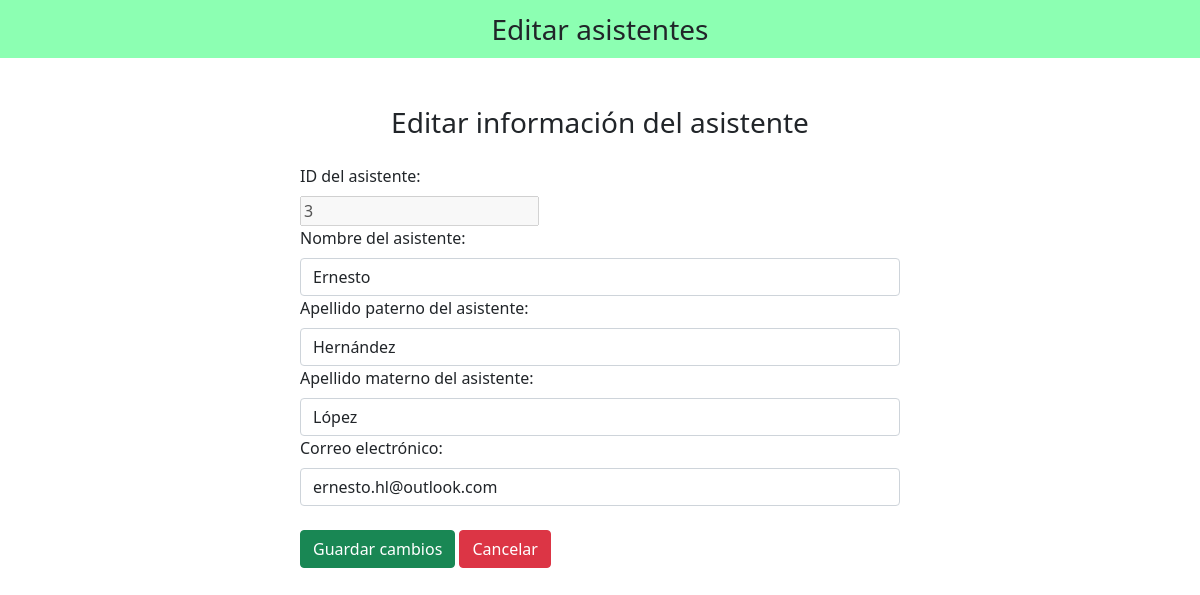
Page /editar_asistentes.php?id_asistente=3 on the committed database.
### tables this page shows
CREATE TABLE `asistente` (
  `id_asistente` int(10) NOT NULL,
  `nombre_asistente` varchar(35) NOT NULL,
  `apellido_pat_asistente` varchar(35) NOT NULL,
  `apellido_mat_asistente` varchar(35) NOT NULL,
  `e_mail` varchar(35) NOT NULL
);

### controlador.php (called while the page is built, shortened)
<?php
    class Controlador
    {
        private $conexion;
        function __construct()
        {
            $this->conexion=new mysqli(HOST,USER,PASS,DBNAME);
        }
        function recuperar($id)
        {
            $consulta="SELECT * FROM asistente where id_asistente=".$id;
            $res=$this->conexion->query ($consulta);
            return $res;
        }
    }
?>

### editar_asistentes.php (the view, shortened to what this page needs)
<?php
    include_once("controlador.php");
    $objeto=new Controlador();
    $id=$_GET['id_asistente'];
    $resul=$objeto->recuperar($id);
    $fila=$resul->fetch_assoc();
?>
<!DOCTYPE html>
<html lang="es">
<head>
    <link href="https://cdn.jsdelivr.net/npm/bootstrap@5.0.2/dist/css/bootstrap.min.css" rel="stylesheet"
>
     <link rel="stylesheet" href="https://cdnjs.cloudflare.com/ajax/libs/font-awesome/6.1.1/css/all.min.css"
 />
</head>
<body>
    <nav class="navbar navbar-light justify-content-center fs-3 mb-5"
    style="background-color: #00ff5573;">
        Editar asistentes
    </nav>
    <div class="container">
        <div class="text-center mb-4">
            <h3>
                Editar información del asistente
            </h3>
        </div>
        <div class="container d-flex justify-content-center">
            <form action="modificar_asistentes.php" method="post" style="width:50vw; min-width:300px;">
            <div class="row">
                    <div class="col">
                        <label class="form-label">ID del asistente:</label><br>
                        <input type="text" value="<?php echo $fila['id_asistente'];?>"disabled>
                    </div>
                </div>
                <div class="row">
                    <div class="col">
                        <label class="form-label">Nombre del asistente:</label>
                        <input type="text" class="form-control" name="nombre_asistente" value=<?php echo $fila['nombre_asistente']?>>
                    </div>
                </div>
                <div class="row">
                    <div class="col">
                        <label class="form-label">Apellido paterno del asistente:</label>
                        <input type="text" class="form-control" name="apellido_paterno_asistente" value=<?php echo $fila['apellido_pat_asistente']?>>
                    </div>
                </div>
                <div class="row">
                    <div class="col">
                        <label class="form-label">Apellido materno del asistente:</label>
                        <input type="text" class="form-control" name="apellido_materno_asistente" value=<?php echo $fila['apellido_mat_asistente']?>>
                    </div>
                </div>
                <div class="row">
                    <div class="col">
                        <label class="form-label">Correo electrónico:</label>
                        <input type="text" class="form-control" name="email_asistente" value=<?php echo $fila['e_mail']?>>
                    </div>
                </div>
                <br>
                <div>
                    <button type="submit" class="btn btn-success" name="submit">Guardar cambios</button>
                    <a href="index.php" class="btn btn-danger">Cancelar</a>
                </div>
            </form>
        </div>
    </div>
</body>
</html>

### rows in the picture
asistente: id_asistente "3", nombre_asistente "Ernesto", apellido_paterno_asistente "Hernández", apellido_materno_asistente "López", email_asistente "ernesto.hl@outlook.com"
